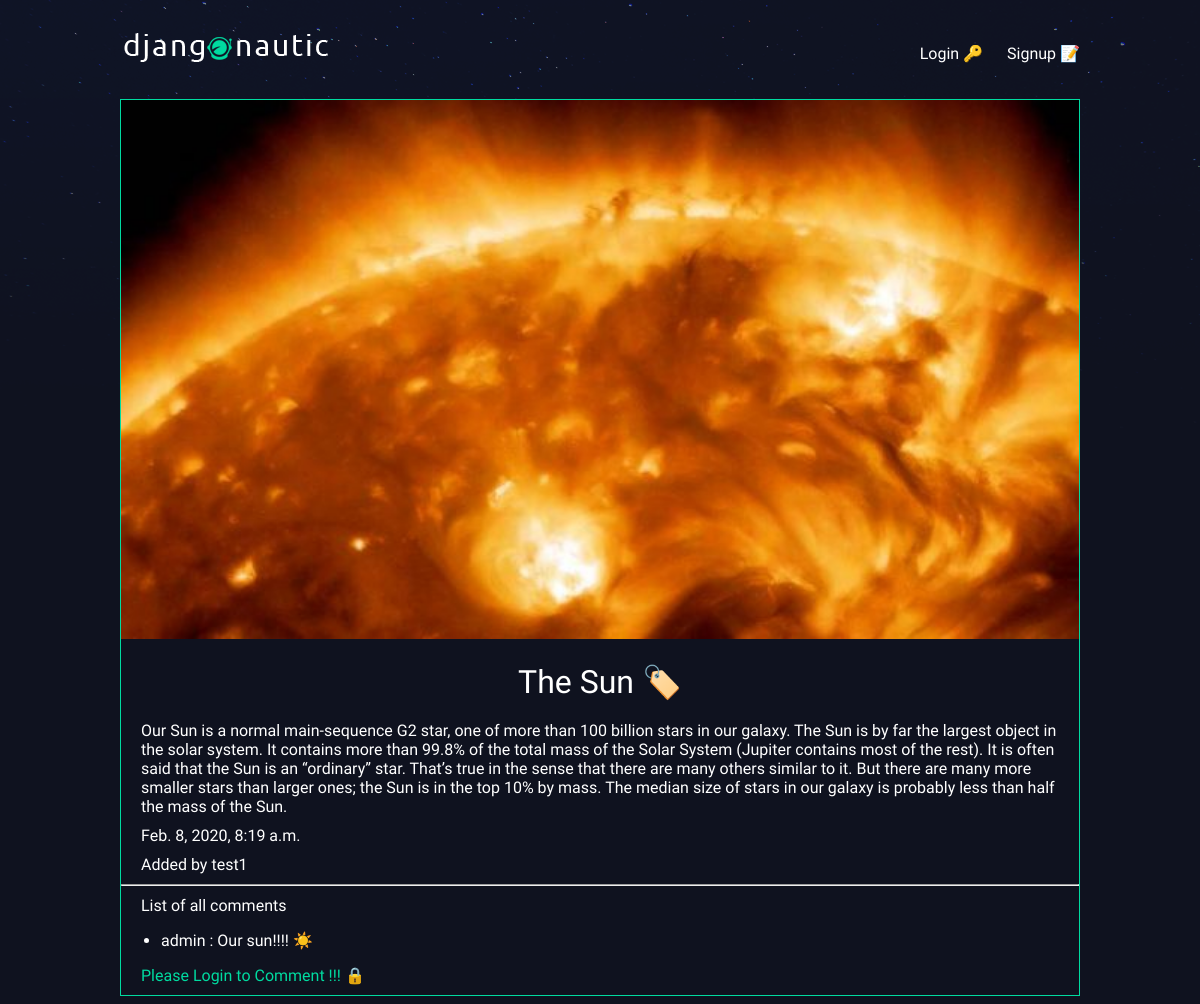
The app's page /articles/the-sun/, older data.
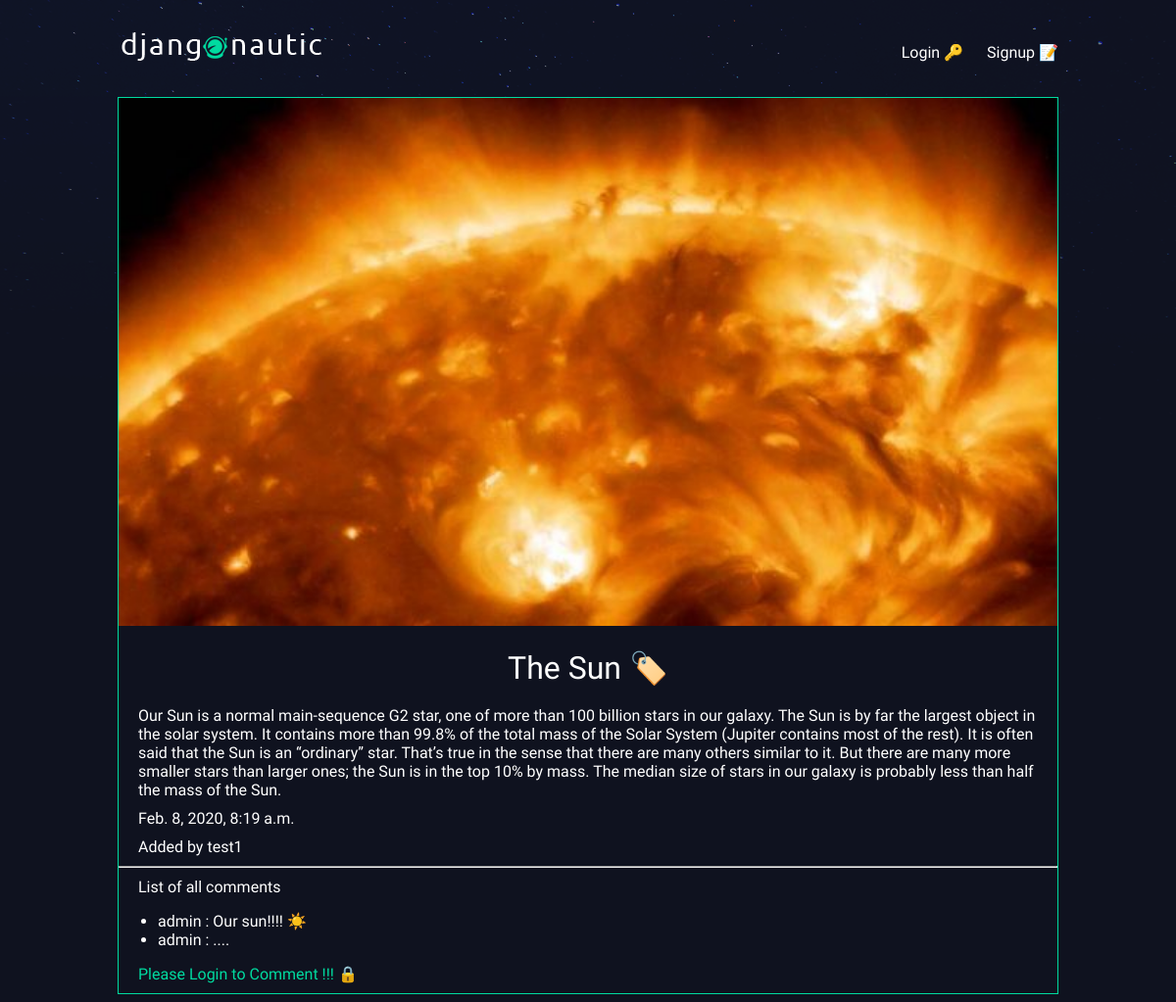
The same page, newer data.
### articles/models.py (models this page shows)
class Comment(models.Model):
    article = ForeignKey(Article, on_delete=models.CASCADE)
    message = models.TextField()
    author = models.ForeignKey(User, on_delete=models.CASCADE, default=None)

### articles/views.py (the view)
# urls.py: path("<slug:slug>/", views.article_slug, name="slug")
def article_slug(request, slug):
    try:
        article = Article.objects.get(slug=slug)
        comments = article.comment_set.all()
        if request.method == 'POST':
            form = forms.AddComment(request.POST)
            if form.is_valid():
                comment = form.save(commit=False)
                comment.author = request.user
                comment.article = article
                comment.save()
                return redirect("articles:slug", slug=slug)
            user = request.user
        else:
            form = forms.AddComment()
        return render(request, "article_detail.html", {'article' : article, 'form' : form, 'comments' : comments})
    except:
        return redirect("articles:list")

### articles/templates/article_detail.html (shortened to what this page needs)
{% extends 'base_layout.html'%}
{% block content %}
<div class="article-detail">
    <div class="article">
        <img width='100%' src="{{ article.thumb.url }}">
        <h2>{{ article.title }} 🏷️</h2>
        <p>{{ article.body }}</p>
        <p>{{ article.date }}</p>
        <p>Added by {{ article.author }}</p>
        <hr>
        {% if comments|length >= 1 %}
            <p>List of all comments</p>
            <ul>
                {% for comment in comments %}
                    <li> {{ comment.author }} : {{ comment.message }}</li>
                {% endfor %}
            </ul>
        {% endif %}
        {% if user.is_authenticated %}
            <form class='comment' action="{% url 'articles:slug' article.slug %}" method="post">
                {% csrf_token %}
                {{ form }}
                <button type="submit">OK</button>
            </form>
        {% else %}
            <div class="comment">
                <p>Please Login to Comment !!! 🔒</p>
            </div>
        {% endif %}
    </div>
</div>
{% endblock %}

Row changes from the older to the newer data that the page shows:
added Comment: author "admin", message "...."
